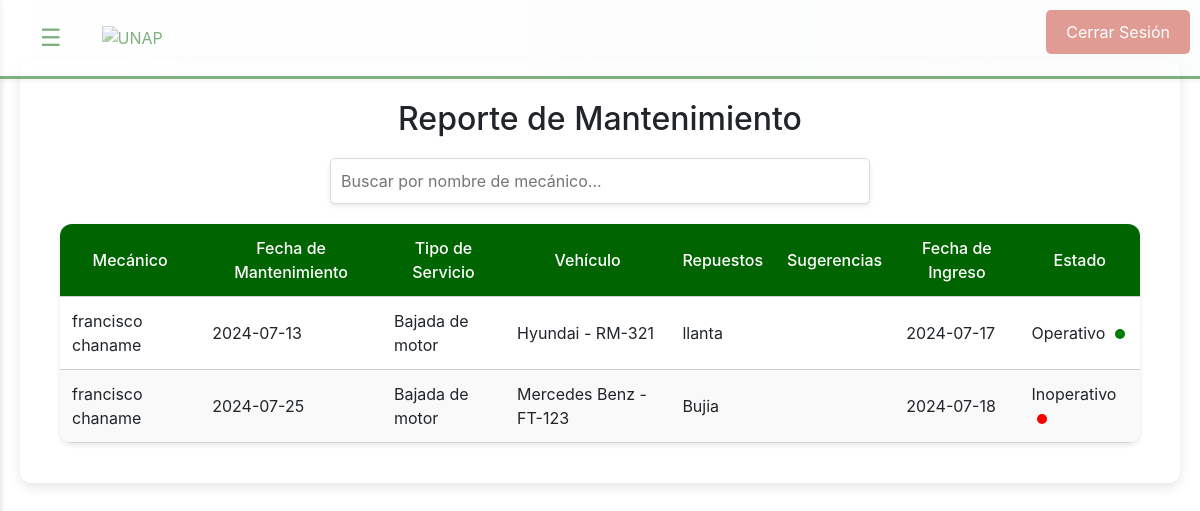
Page /reporte_mantenimiento.php (signed in) on the committed database.
### tables this page shows
CREATE TABLE IF NOT EXISTS `reporte` (
  `id` int NOT NULL AUTO_INCREMENT,
  `mecanico_id` int DEFAULT NULL,
  `fecha_mantenimiento` date DEFAULT NULL,
  `tipo_servicio` int DEFAULT NULL,
  `vehiculo_id` int DEFAULT NULL,
  `repuestos` text,
  `sugerencias` text,
  `fecha_ingreso` date DEFAULT NULL,
  `estado` varchar(50) DEFAULT NULL,
  `nombre_mecanico` varchar(255) DEFAULT NULL,
  PRIMARY KEY (`id`),
  KEY `mecanico_id` (`mecanico_id`),
  KEY `tipo_servicio` (`tipo_servicio`),
  KEY `vehiculo_id` (`vehiculo_id`)
);

CREATE TABLE IF NOT EXISTS `servicios` (
  `id` int NOT NULL AUTO_INCREMENT,
  `nombre` varchar(255) NOT NULL,
  PRIMARY KEY (`id`)
);

CREATE TABLE IF NOT EXISTS `vehiculos` (
  `id` int NOT NULL AUTO_INCREMENT,
  `marca` varchar(50) NOT NULL,
  `placa` varchar(50) NOT NULL,
  `ruta` varchar(50) NOT NULL,
  `horario` varchar(50) NOT NULL,
  PRIMARY KEY (`id`)
);

### public/reporte_mantenimiento.php (the view, shortened to what this page needs)
<?php
$conn = getDBConnection();
$result = $conn->query("SELECT r.*, s.nombre AS servicio_nombre, v.marca, v.placa, GROUP_CONCAT(rep.nombre_pieza SEPARATOR ', ') AS repuestos, r.nombre_mecanico
                        FROM reporte r
                        LEFT JOIN servicios s ON r.tipo_servicio = s.id
                        LEFT JOIN vehiculos v ON r.vehiculo_id = v.id
                        LEFT JOIN repuestos rep ON FIND_IN_SET(rep.id, r.repuestos)
                        GROUP BY r.id");
?>
<!DOCTYPE html>
<html lang="es">
<head>
    <link rel="stylesheet" href="css/tabla.css">
    <link rel="stylesheet" href="css/mantenimiento.css">
</head>
<body>
    <?php include '../src/views/header.php'; ?>
    <main>
        <section class="section">
            <h2>Reporte de Mantenimiento</h2>
            <div class="search-container">
                <input type="text" id="searchInput" onkeyup="filterTable()" placeholder="Buscar por nombre de mecánico...">
            </div>
            <div class="table-container">
                <table>
                    <thead>
                        <tr>
                            <th>Mecánico</th>
                            <th>Fecha de Mantenimiento</th>
                            <th>Tipo de Servicio</th>
                            <th>Vehículo</th>
                            <th>Repuestos</th>
                            <th>Sugerencias</th>
                            <th>Fecha de Ingreso</th>
                            <th>Estado</th>
                        </tr>
                    </thead>
                    <tbody id="reporteTable">
                        <?php while ($row = $result->fetch_assoc()) { ?>
                            <tr>
                                <td><?= htmlspecialchars($row['nombre_mecanico']) ?></td>
                                <td><?= htmlspecialchars($row['fecha_mantenimiento']) ?></td>
                                <td><?= htmlspecialchars($row['servicio_nombre']) ?></td>
                                <td><?= htmlspecialchars($row['marca'] . " - " . $row['placa']) ?></td>
                                <td><?= htmlspecialchars($row['repuestos']) ?></td>
                                <td><?= htmlspecialchars($row['sugerencias']) ?></td>
                                <td><?= htmlspecialchars($row['fecha_ingreso']) ?></td>
                                <td class="<?php
                                    if ($row['estado'] == 'Operativo') echo 'estado-operativo';
                                    elseif ($row['estado'] == 'Inoperativo') echo 'estado-inoperativo';
                                ?>">
                                    <?= htmlspecialchars($row['estado']) ?>
                                </td>
                            </tr>
                        <?php } ?>
                    </tbody>
                </table>
            </div>
        </section>
    </main>
</body>
</html>

### public/css/tabla.css (style rules this page uses)
body { font-family: 'Roboto', sans-serif; background-color: #f5f7fa; margin: 0; padding: 0; }
h2 { text-align: center; margin-top: 20px; color: #333; font-size: 2em; font-weight: 300; }
.table-container { margin-top: 20px; }
table { width: 100%; border-collapse: collapse; margin-top: 20px; box-shadow: 0 2px 5px rgba(0, 0, 0, 0.1); border-radius: 12px; overflow: hidden; }
th, td { padding: 12px; text-align: left; border-bottom: 1px solid #d1d1d1; }
th { background-color: #006400; color: #fff; font-weight: 500; }
td { background-color: #fff; }
tr:nth-child(even) td { background-color: #f9f9f9; }
.search-container { text-align: center; margin-top: 20px; }
.search-container input { width: 50%; padding: 10px; font-size: 16px; border: 1px solid #d1d1d1; border-radius: 4px; box-shadow: 0 2px 4px rgba(0, 0, 0, 0.1); transition: border-color 0.3s, box-shadow 0.3s; }
.table-container { margin-top: 20px; width: 100%; }

### public/css/mantenimiento.css (style rules this page uses)
body { font-family: 'Roboto', sans-serif; background-color: #f8f9fa; margin: 0; padding: 0; color: #343a40; }
h2 { text-align: center; margin-top: 20px; color: #333; font-size: 2em; font-weight: 300; }
.table-container { margin-top: 20px; }

### public/css/header-sidebar.css (style rules this page uses)
body { font-family: 'Roboto', sans-serif; margin: 0; padding: 0; background: #f8f9fa; color: #343a40; }

### public/css/contenido-principal.css (style rules this page uses)
main { padding: 40px 20px; max-width: 1200px; margin: 0 auto; }
.section { text-align: center; background: white; padding: 40px; border-radius: 12px; box-shadow: 0 4px 12px rgba(0, 0, 0, 0.1); margin: 20px 0; }

### public/css/contenedor-busqueda.css (style rules this page uses)
.search-container { text-align: center; margin-top: 20px; }
.search-container input { width: 50%; padding: 10px; font-size: 16px; border: 1px solid #ddd; border-radius: 5px; }

### public/reporte_mantenimiento.php (style rules this page uses)
.estado-operativo::after { content: ''; display: inline-block; width: 10px; height: 10px; margin-left: 5px; background-color: green; border-radius: 50%; }
.estado-inoperativo::after { content: ''; display: inline-block; width: 10px; height: 10px; margin-left: 5px; background-color: red; border-radius: 50%; }

### rows in the picture
reporte: nombre_mecanico "francisco chaname", fecha_mantenimiento "2024-07-13", servicios.nombre "Bajada de motor", vehiculo.placa "Hyundai - RM-321", repuestos "llanta", fecha_ingreso "2024-07-17", estado "Operativo"
reporte: nombre_mecanico "francisco chaname", fecha_mantenimiento "2024-07-25", servicios.nombre "Bajada de motor", vehiculo.placa "Mercedes Benz - FT-123", repuestos "Bujia", fecha_ingreso "2024-07-18", estado "Inoperativo"
